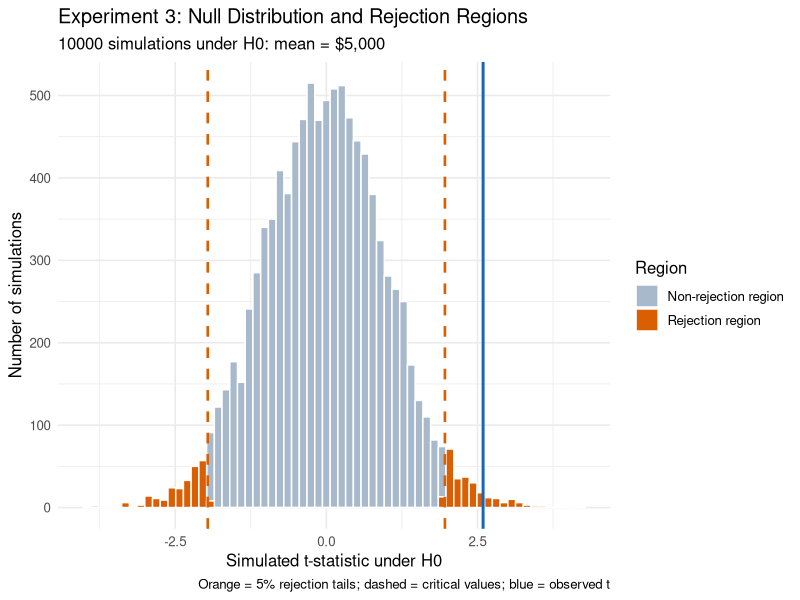
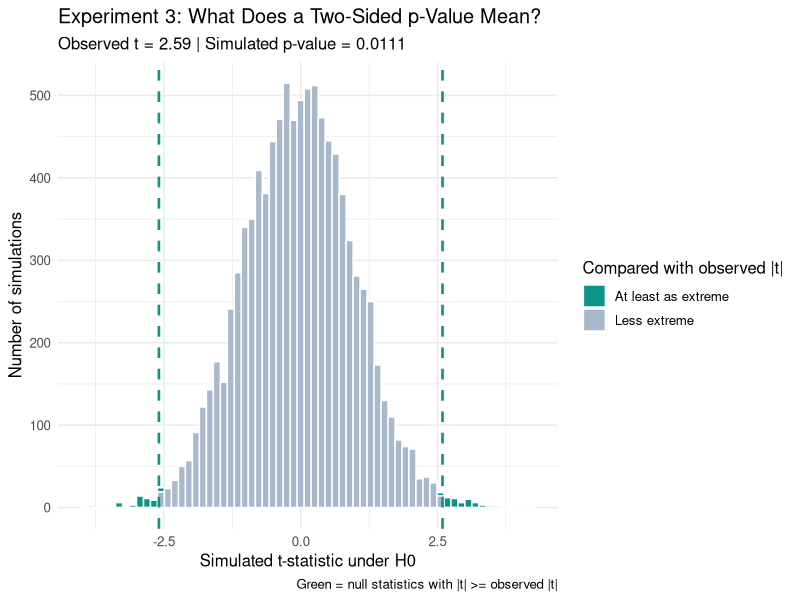
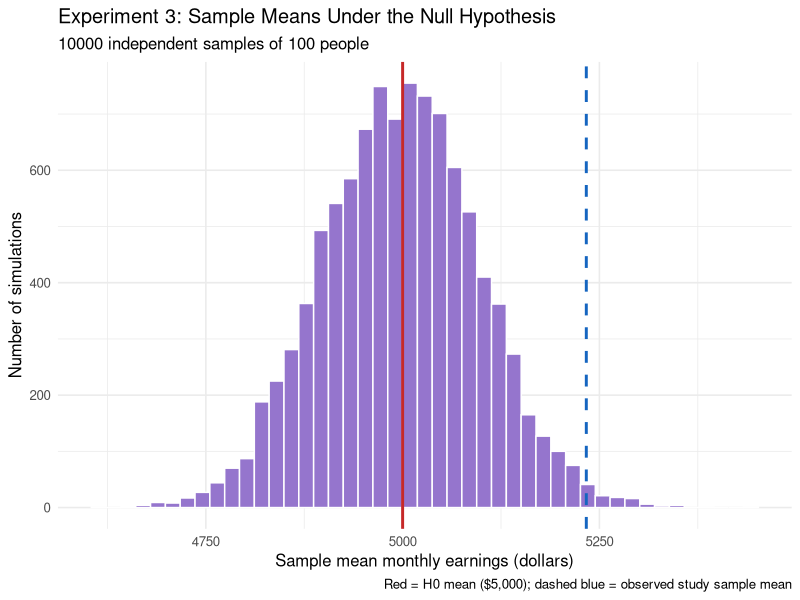

The R source for these figures, in order:
# Blog 08 - Experiment 3: Hypothesis Testing Through Simulation
# Goal: Explain the null distribution, rejection regions, and p-values.

library(ggplot2)

# 1. Choose the population model and hypothesis test.
# H0: mean monthly earnings = $5,000.
# H1: mean monthly earnings are not $5,000 (two-sided test).
set.seed(640803)
null_mean <- 5000
population_sd <- 1000
n <- 100
null_reps <- 10000
alpha <- 0.05

# 2. Create the output folders inside the RStudio project.
data_dir <- here::here("data")
figures_dir <- here::here("figures")
dir.create(data_dir, showWarnings = FALSE, recursive = TRUE)
dir.create(figures_dir, showWarnings = FALSE, recursive = TRUE)

# 3. Simulate the t-statistic when the null hypothesis is TRUE.
# Each repetition draws a NEW independent sample of 100 people.
# The sample standard deviation is used in the t-statistic.
sample_means <- numeric(null_reps)
sample_sds <- numeric(null_reps)
null_t <- numeric(null_reps)

for (i in 1:null_reps) {
  null_sample <- rnorm(n, mean = null_mean, sd = population_sd)
  sample_means[i] <- mean(null_sample)
  sample_sds[i] <- sd(null_sample)
  null_t[i] <- (sample_means[i] - null_mean) / (sample_sds[i] / sqrt(n))
}

# 4. Use the simulated null distribution to find a rejection region.
# For a two-sided 5% test, the outer 5% of |t| values are extreme.
critical_value <- as.numeric(quantile(abs(null_t), probs = 1 - alpha))

# 5. Generate a separate observed sample for the demonstration.
# Its true mean is $5,200; the test still asks whether the mean is $5,000.
study_true_mean <- 5200
observed_sample <- rnorm(n, mean = study_true_mean, sd = population_sd)
observed_mean <- mean(observed_sample)
observed_sd <- sd(observed_sample)
observed_t <- (observed_mean - null_mean) / (observed_sd / sqrt(n))

observed_data <- data.frame(
  observation_id = 1:n,
  monthly_earnings = observed_sample
)
write.csv(observed_data,
          here::here("data", "exp3_observed_sample.csv"),
          row.names = FALSE)

# 6. Calculate the two-sided simulated p-value.
# Count null statistics at least as extreme as the observed |t|.
# The +1 correction avoids reporting a p-value of exactly zero.
number_as_extreme <- sum(abs(null_t) >= abs(observed_t))
p_value <- (number_as_extreme + 1) / (null_reps + 1)
reject_null <- p_value < alpha

# 7. Save the null simulation and the numerical summary.
null_data <- data.frame(
  simulation_id = 1:null_reps,
  sample_mean = sample_means,
  sample_sd = sample_sds,
  t_statistic = null_t,
  absolute_t = abs(null_t)
)
null_data$rejection_region <- ifelse(
  null_data$absolute_t > critical_value,
  "Rejection region", "Non-rejection region"
)
null_data$p_value_region <- ifelse(
  null_data$absolute_t >= abs(observed_t),
  "At least as extreme", "Less extreme"
)

write.csv(null_data,
          here::here("data", "exp3_null_test_statistics.csv"),
          row.names = FALSE)

summary_data <- data.frame(
  null_hypothesis_mean = null_mean,
  population_sd = population_sd,
  sample_size = n,
  null_simulations = null_reps,
  significance_level = alpha,
  simulated_critical_absolute_t = critical_value,
  study_true_mean = study_true_mean,
  observed_sample_mean = observed_mean,
  observed_sample_sd = observed_sd,
  observed_t_statistic = observed_t,
  number_of_null_statistics_as_extreme = number_as_extreme,
  simulated_two_sided_p_value = p_value,
  reject_null_at_5_percent = reject_null
)
write.csv(summary_data,
          here::here("data", "exp3_summary.csv"),
          row.names = FALSE)

# 8. Figure 1: Simulated null distribution and 5% rejection regions.
plot_null <- ggplot(null_data, aes(x = t_statistic)) +
  geom_histogram(aes(fill = rejection_region), bins = 65,
                 color = "white") +
  geom_vline(xintercept = c(-critical_value, critical_value),
             color = "#D95F02", linetype = "dashed", linewidth = 0.9) +
  geom_vline(xintercept = observed_t, color = "#1565C0",
             linewidth = 1) +
  scale_fill_manual(values = c(
    "Non-rejection region" = "#A9B9CC",
    "Rejection region" = "#D95F02"
  )) +
  labs(
    title = "Experiment 3: Null Distribution and Rejection Regions",
    subtitle = paste(null_reps, "simulations under H0: mean = $5,000"),
    x = "Simulated t-statistic under H0",
    y = "Number of simulations",
    fill = "Region",
    caption = "Orange = 5% rejection tails; dashed = critical values; blue = observed t"
  ) +
  theme_minimal(base_size = 12)

ggsave(here::here("figures", "exp3_null_distribution.png"),
       plot = plot_null, width = 10, height = 6, dpi = 300)

# 9. Figure 2: Highlight the two tails used to calculate the p-value.
plot_pvalue <- ggplot(null_data, aes(x = t_statistic)) +
  geom_histogram(aes(fill = p_value_region), bins = 65,
                 color = "white") +
  geom_vline(xintercept = c(-abs(observed_t), abs(observed_t)),
             color = "#0D9488", linetype = "dashed", linewidth = 0.9) +
  scale_fill_manual(values = c(
    "Less extreme" = "#A9B9CC",
    "At least as extreme" = "#0D9488"
  )) +
  labs(
    title = "Experiment 3: What Does a Two-Sided p-Value Mean?",
    subtitle = paste("Observed t =", round(observed_t, 2),
                     "| Simulated p-value =", round(p_value, 4)),
    x = "Simulated t-statistic under H0",
    y = "Number of simulations",
    fill = "Compared with observed |t|",
    caption = "Green = null statistics with |t| >= observed |t|"
  ) +
  theme_minimal(base_size = 12)

ggsave(here::here("figures", "exp3_pvalue_tails.png"),
       plot = plot_pvalue, width = 10, height = 6, dpi = 300)

# 10. Figure 3: Distribution of sample means under H0.
plot_means <- ggplot(null_data, aes(x = sample_mean)) +
  geom_histogram(bins = 45, fill = "#9575CD", color = "white") +
  geom_vline(xintercept = null_mean, color = "#C62828", linewidth = 1) +
  geom_vline(xintercept = observed_mean, color = "#1565C0",
             linetype = "dashed", linewidth = 1) +
  labs(
    title = "Experiment 3: Sample Means Under the Null Hypothesis",
    subtitle = paste(null_reps, "independent samples of", n, "people"),
    x = "Sample mean monthly earnings (dollars)",
    y = "Number of simulations",
    caption = "Red = H0 mean ($5,000); dashed blue = observed study sample mean"
  ) +
  theme_minimal(base_size = 12)

ggsave(here::here("figures", "exp3_null_sample_means.png"),
       plot = plot_means, width = 10, height = 6, dpi = 300)
